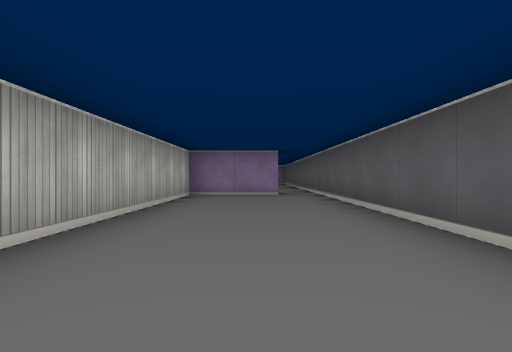
view 1 (above)

12 first-person views from a walk through a cub3D ray-caster map. The camera is about half as high as the walls, looks level and sees 75° across. The floor is counted in squares. Each view is taken from the middle of a square. On the plan, view 1 faces up. The plan holds only what a view shows up to about 9 squares ahead; the rest is blank.

view 2
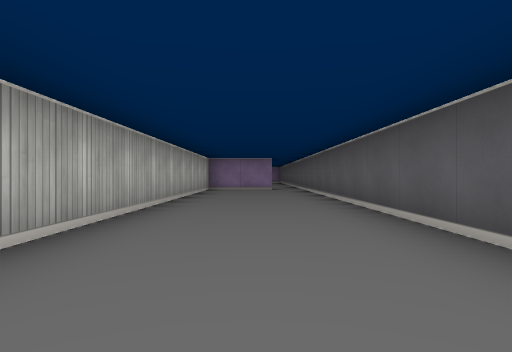

view 3
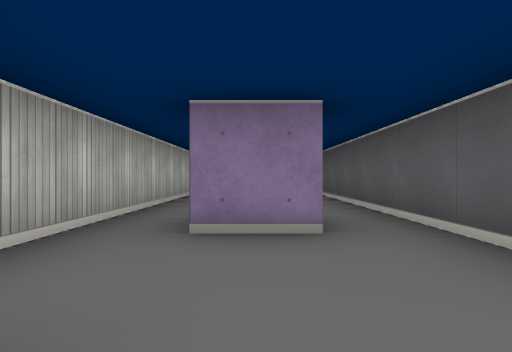

view 4
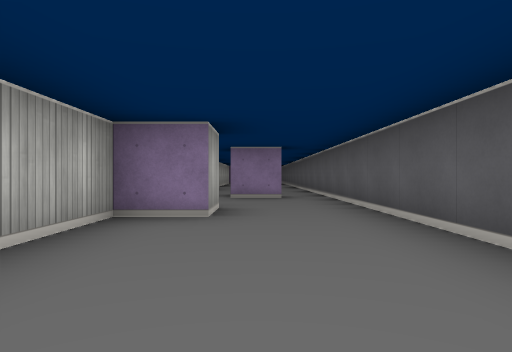

view 5
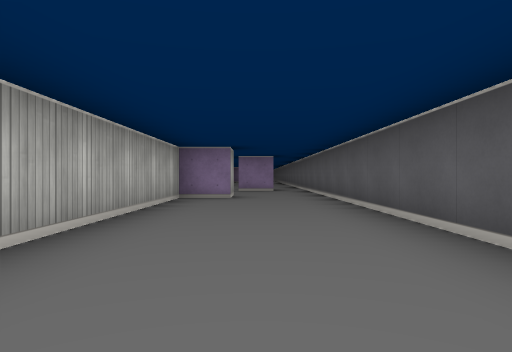

view 6
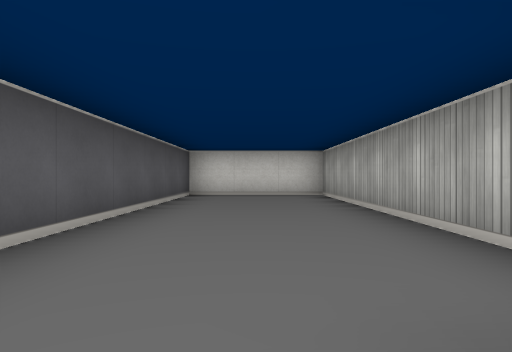

view 7
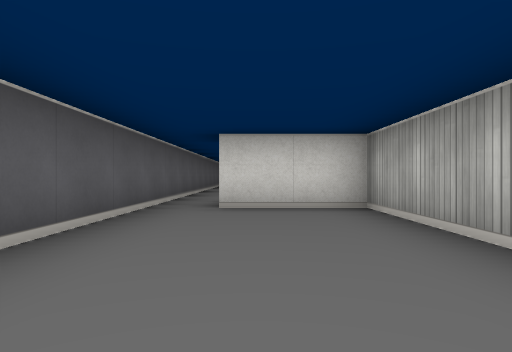

view 8
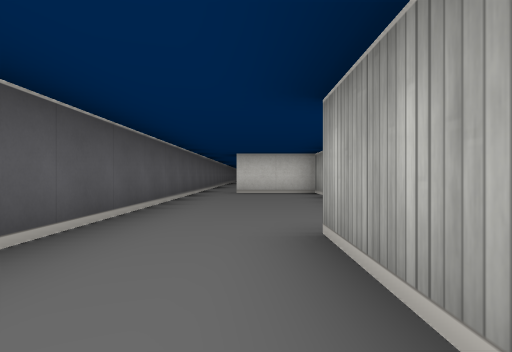

view 9
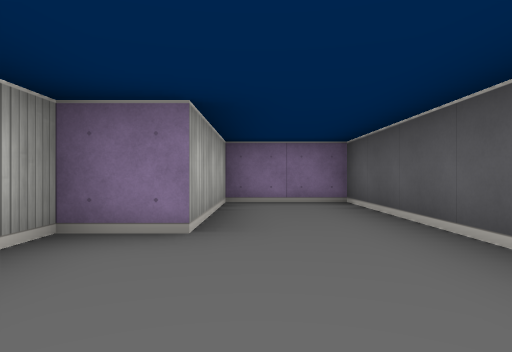

view 10
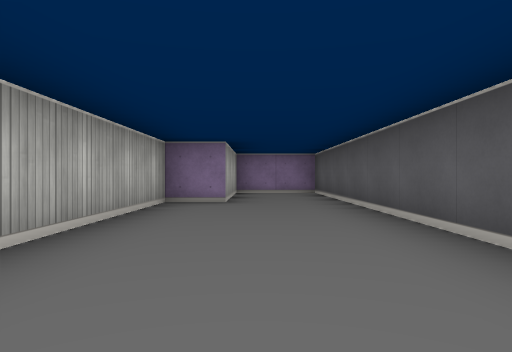

view 11
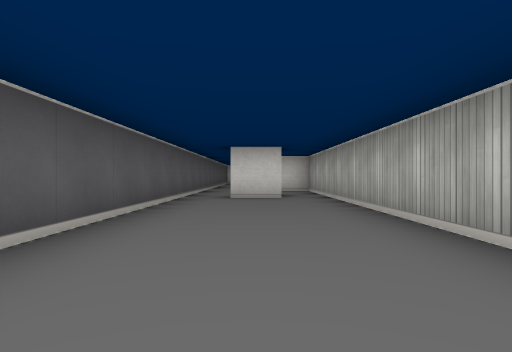

view 12
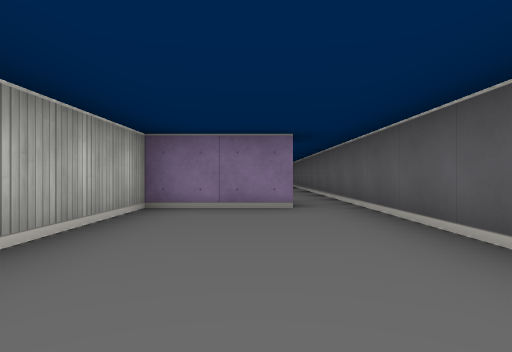

### Floor plan
Points are (right, up) in squares from view 1. A wall is a line through its corners. A room is listed if a view was taken in it or the views show most of it. See-through windows are left out.
Room 1 (views 1, 2, 3, 4, 5, 6, 11, 12)
walls: (-0.5, -3.5) (0.5, -3.5); (0.5, -4.5) (-0.5, -4.5); (-0.5, -6.5) (-0.5, -7.5) (-1.5, -7.5) (-1.5, -14.5) (1.5, -14.5) (1.5, 8.5); (0.6, 7.5) (-1.5, 7.5) (-1.5, -6)
ways out: opening at (1, 8) to room 2
Room 2 (views 7, 8, 9, 10)
walls: (1.5, 8.5) (1.5, 17.5) (-0.5, 17.5) (-0.5, 14.5) (-1.5, 14.5) (-1.5, 8.5) (0.5, 8.5)
ways out: opening at (1, 8) to room 1

Positions as (right, up) in squares from view 1, and headings:
1: (0, 0), facing up
2: (0, -3), facing up
3: (0, -7), facing up
4: (0, -11), facing up
5: (0, -14), facing up
6: (0, -7), facing down
7: (0, 13), facing down
8: (0, 17), facing down
9: (0, 12), facing up
10: (0, 9), facing up
11: (0, 3), facing down
12: (0, 3), facing up
